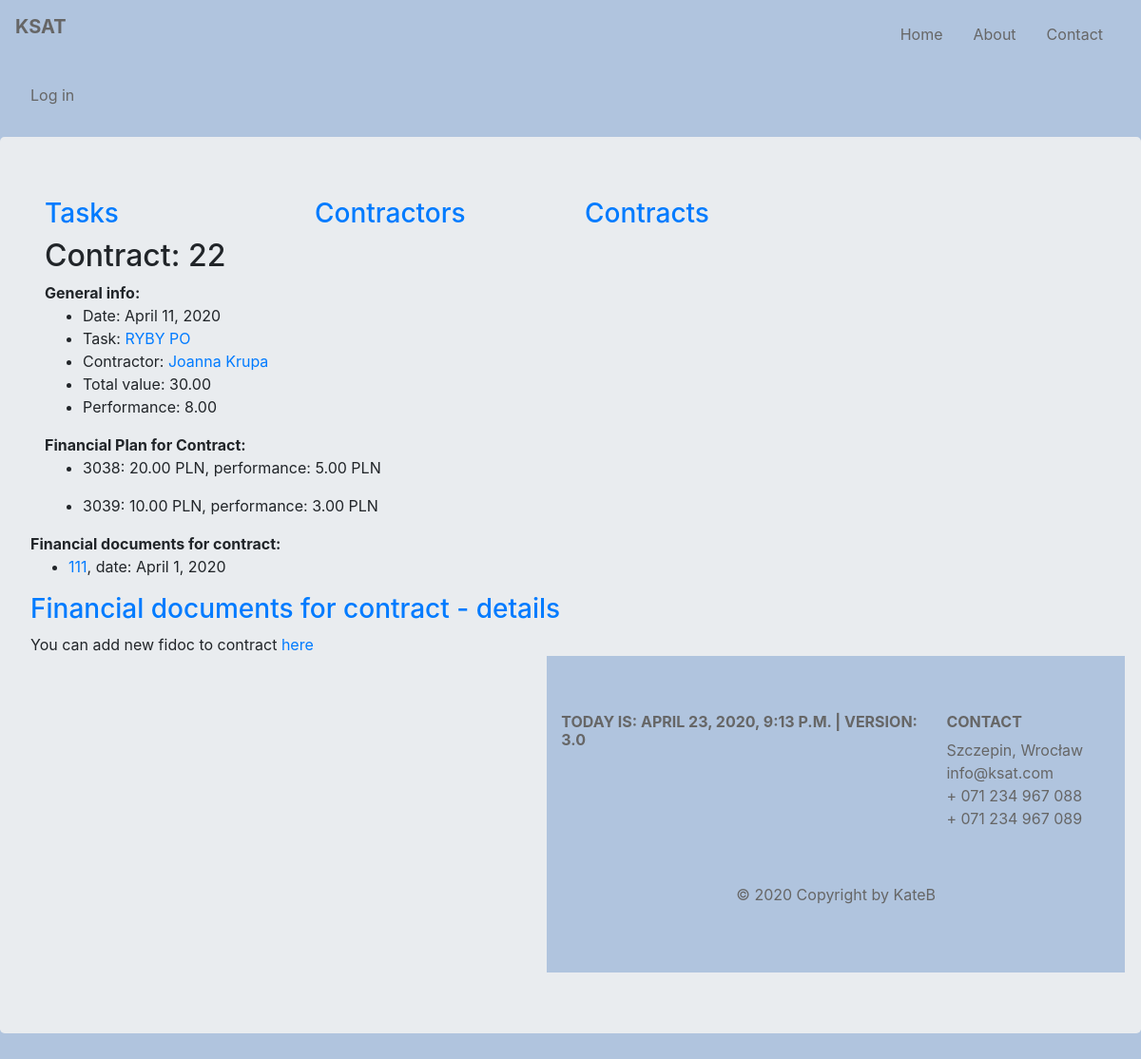
Page /ksat/contract/68 on the earlier database version.
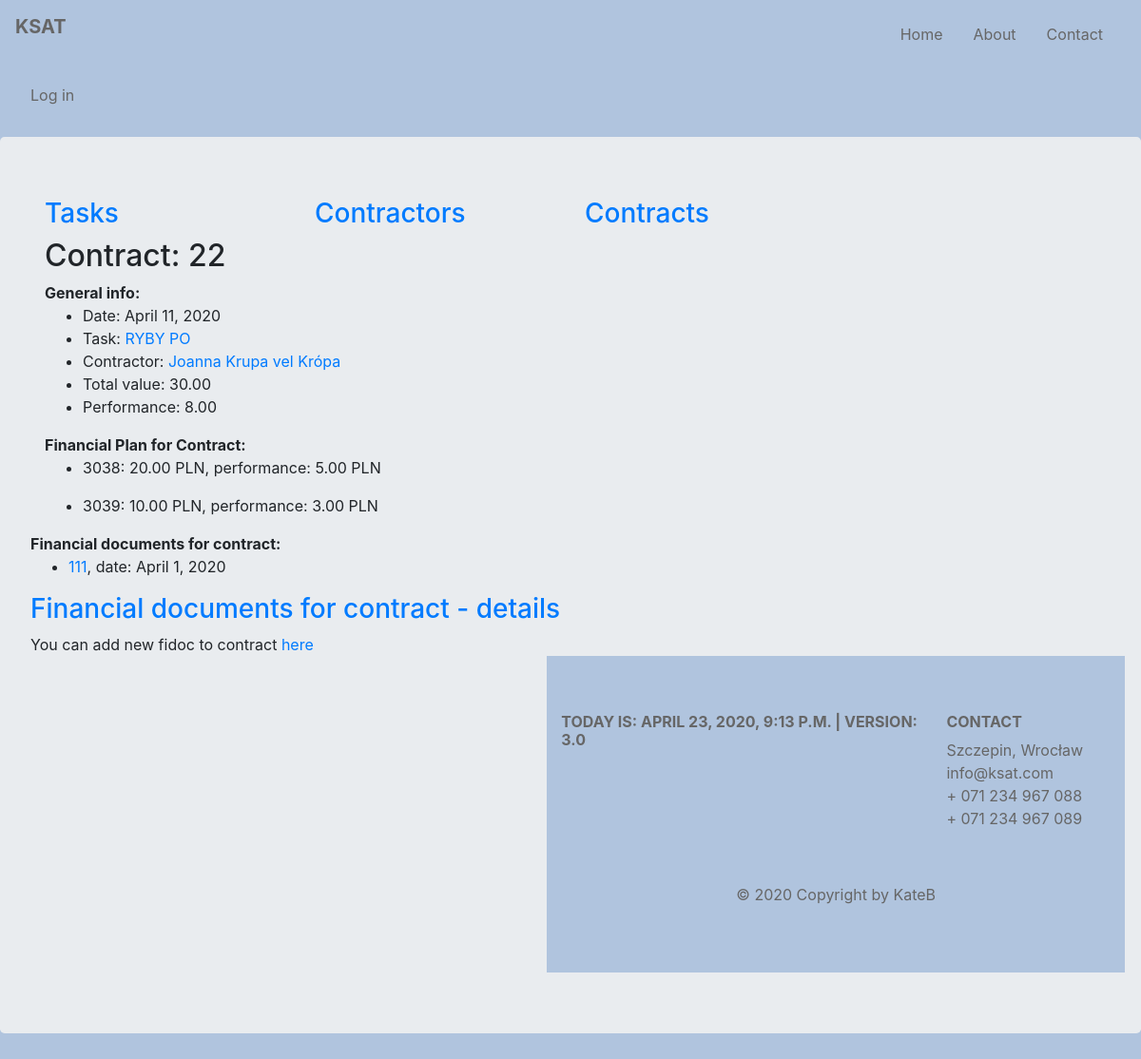
Same page on the later database version.
### budget/models.py (models this page shows, shortened)
class Contract(models.Model):
    number = models.CharField(max_length=128, unique=True)
    date = models.DateField()
    task = models.ForeignKey(Task, on_delete=models.CASCADE, related_name='contracts', related_query_name='contract')
    contractor = models.ForeignKey(Contractor, default=None, on_delete=models.CASCADE, related_name='contracts',
                                   related_query_name='contract')
    article = models.ManyToManyField(Articles, through='ContractArticle')
    def contract_value(self):
        value = ContractArticle.objects.filter(contract=self).aggregate(total=Sum('value'))['total']
        if value:
            return round(value, 2)
        return 0
    def contract_performance(self):
        fin_docs = FinancialDocument.objects.filter(contract=self)
        performance = 0
        for fin_doc in fin_docs:
            performance += fin_doc.fin_doc_value()
        return round(performance, 2)
    class Meta:
        default_related_name = 'contract'
        ordering = ('number', 'contractor')
        verbose_name = 'contract'

class Contractor(models.Model):
    name = models.CharField(max_length=128)
    last_name = models.CharField(max_length=128)
    num = models.SmallIntegerField(blank=True)
    slug = models.SlugField(max_length=200, unique=True, null=True, default=None)
    def __str__(self):
        return f'{self.name} {self.last_name}'
    class Meta:
        default_related_name = 'contractors'
        ordering = ('last_name',)
        verbose_name = 'contractor'

class Task(models.Model):
    title = models.CharField(max_length=128, unique=True)
    description = models.CharField(max_length=256)
    unit = models.SmallIntegerField()
    section = models.SmallIntegerField()
    article = models.ManyToManyField(Articles, through='TaskArticles')
    slug = AutoSlugField(null=True, default=None, unique=True, populate_from='title')

class FinancialDocument(models.Model):
    contract = models.ForeignKey(Contract, on_delete=models.CASCADE, related_name='fds', related_query_name='fd')
    contractor = models.ForeignKey(Contractor, default=None, on_delete=models.CASCADE, related_name='fds',
                                   related_query_name='fd')
    number = models.CharField(max_length=64, default=None)
    date = models.DateField()
    payment_date1 = models.DateField(blank=True, null=True)
    payment_date2 = models.DateField(blank=True, null=True)
    article = models.ManyToManyField(Articles, through='FinDocumentArticle')
    def get_absolute_url(self):
        return reverse('budget:findoc_details', kwargs={'findoc_id': self.pk})
    def fin_doc_value(self):
        value = FinDocumentArticle.objects.filter(fin_doc=self).aggregate(total=Sum('value'))['total']
        if value:
            return round(value, 2)
        return 0
    class Meta:
        default_related_name = 'fds'
        verbose_name = 'finacial_doc'

### budget/views.py (the view)
# urls.py: path('contract/<int:contract_id>', views.ContractDetailsView.as_view(), name='contract_details'),
class ContractDetailsView(DetailView):
    model = Contract
    template_name = 'budget/contract.html'
    pk_url_kwarg = 'contract_id'
    context_object_name = 'contract'
    def render_to_response(self, context, **response_kwargs):
        response = super().render_to_response(context, **response_kwargs)
        contract_id = Contract.objects.get(id=self.kwargs.get('contract_id')).id
        response.set_cookie('contract', contract_id, max_age=30)
        return response

### budget/models.py (called while the page is built)
    def total_number(self):
        return f'{str(self.number) + str(self.financement)}'

### budget/my_context_processor.py (called while the page is built)
def cp(request):
    ctx = {
        "now": django.utils.timezone.now(),
        "version": "3.0"
    }
    return ctx

def recaptcha_site_key(request):
    return {'RECAPTCHA_SITE_KEY': settings.RECAPTCHA_SITE_KEY}

### budget/templatetags/article_functions.py (called while the page is built)
@register.simple_tag
def contract_article_performance(article, contract):
    performance = 0
    findocs = FinancialDocument.objects.filter(contract=contract)
    for findoc in findocs:
        findoc_article_performance = FinDocumentArticle.objects.filter(article=article,
                            fin_doc = findoc).aggregate(total=Sum('value'))['total']
        if findoc_article_performance is not None:
            performance += findoc_article_performance
    return round(performance, 2)

### budget/templates/budget/contract.html (shortened to what this page needs)
{% extends 'base.html' %}
{% load article_functions %}
{% block content %}
    {{ block.super }}
    <div class="container">
        <h2>Contract: {{ contract.number }}</h2>
        <div><b>General info:</b>
            <ul>
                <li>Date: {{ contract.date }}</li>
                <li>Task: <a href="{% url 'budget:task_details' contract.task.slug %}">{{ contract.task.title }}</a></li>
                <li>Contractor: <a
                        href="{% url 'budget:contractor_details' contract.contractor.slug %}">{{ contract.contractor }}</a>
                </li>
                <li>Total value: {{ contract.contract_value }}</li>
                <li>Performance: {{ contract.contract_performance }}</li>
            </ul>
        </div>
        <div>
            <b>Financial Plan for Contract:</b>
            {% for article in contract.contract_articles.all %}
                <ul>
                    <li>{{ article.contract_article.total_number }}: {{ article.value }} PLN,
                        performance: {% contract_article_performance article.contract_article contract %} PLN
                    </li>
                </ul>
            {% endfor %}
        </div>
        {% if not contract.contract_performance %}
            <div>No financial document for contract. {% else %}</div>
            <div>
                <b>Financial documents for contract:</b>
                <ul>
                    {% for fd in contract.fds.all %}
                        <li><a href="{{ fd.get_absolute_url }}">{{ fd.number }}</a>, date: {{ fd.date }}</li>
                    {% endfor %}
                </ul>
                <h3><a href="{% url 'budget:contract-findocs' contract.id %}">Financial documents for contract -
                    details</a>
                </h3>
            </div>
        {% endif %}
        <div>You can add new fidoc to contract <a href="{% url 'budget:add_findoc' %}">here</a></div>
        <div class="row">
            <div class="col-sm">
            <div class="col-sm">
            <div class="col-sm">
        </div>
    </div></br>
{% endblock %}

Differences in the rows shown:
changed through a linked row, Contract "RYBY PO": contractor "Joanna Krupa" → "Joanna Krupa vel Krópa"
